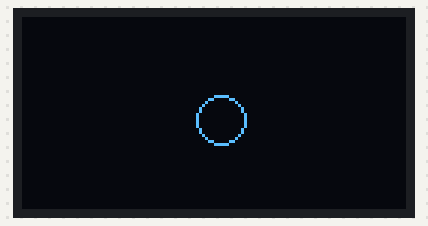
This sketch was run on a simulated Arduino Uno, built with avr-gcc and run on an emulated ATmega328P. Shown: 128×64 one-colour display.

Above: at 0.2 s.
At 6.07 s:
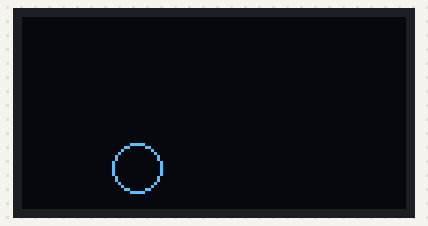
At 12.32 s:
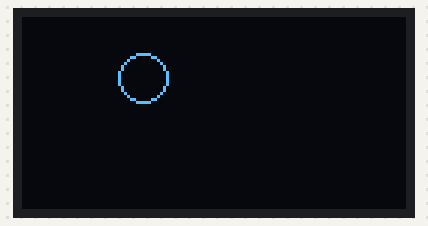
At 18.55 s:
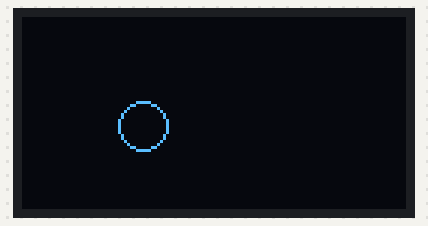
At 24.48 s:
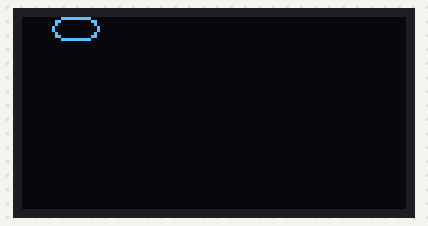
At 39.1 s:
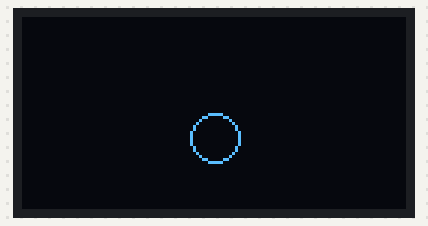

The sketch:

adv_output_1-2.ino
```cpp
#include <Adafruit_GFX.h>
#include <Adafruit_SSD1306.h>

#define SCREEN_WIDTH 128 // OLED display width, in pixels
#define SCREEN_HEIGHT 64 // OLED display height, in pixels

#define OLED_RESET     4 // Reset pin # (or -1 if sharing Arduino reset pin)
#define SCREEN_ADDRESS 0x3D ///< See datasheet for Address; 0x3D for 128x64, 0x3C for 128x32

// Instantiate SSD1306 driver display object
Adafruit_SSD1306 _display(SCREEN_WIDTH, SCREEN_HEIGHT, &Wire, OLED_RESET);

const int RADIUS = 8;
const int SQUISH = 8;
int _x_speed = 2;
int _y_speed = 2;
int _x_pos = SCREEN_WIDTH / 2;
int _y_pos = SCREEN_HEIGHT / 2;

void setup(){
  Serial.begin(9600);

  // Initialize the display. If it fails, print failure to Serial
  // and enter an infinite loop
  if (!_display.begin(SSD1306_SWITCHCAPVCC, 0x3D)) { // Address 0x3D for 128x64
    Serial.println(F("SSD1306 allocation failed"));
    for (;;); // Don't proceed, loop forever
  }
}

void loop(){
  // Clear the display
  _display.clearDisplay();

  _x_pos += _x_speed;
  _y_pos += _y_speed;

  _display.drawCircle(_x_pos, _y_pos, RADIUS, SSD1306_WHITE);

  if (_x_pos + RADIUS >= SCREEN_WIDTH) {
    _display.drawCircle(_x_pos, _y_pos, RADIUS, SSD1306_BLACK);   // Hit right
    _x_speed = -2;
    _display.drawRoundRect(SCREEN_WIDTH - SQUISH, _y_pos - RADIUS, SQUISH, RADIUS * 2, SQUISH / 2, SSD1306_WHITE);
  } else if (_x_pos - RADIUS < 0) {
    _display.drawCircle(_x_pos, _y_pos, RADIUS, SSD1306_BLACK);   // Hit left
    _x_speed = 2;
    _display.drawRoundRect(0, _y_pos - RADIUS, SQUISH, RADIUS * 2, SQUISH / 2, SSD1306_WHITE);
  } else if (_y_pos + RADIUS >= SCREEN_HEIGHT) {
    _display.drawCircle(_x_pos, _y_pos, RADIUS, SSD1306_BLACK);   // Hit bottom
    _y_speed = -2;
    _display.drawRoundRect(_x_pos - RADIUS, SCREEN_HEIGHT - SQUISH, RADIUS * 2, SQUISH, SQUISH / 2, SSD1306_WHITE);
  } else if (_y_pos - RADIUS < 0) {
    _display.drawCircle(_x_pos, _y_pos, RADIUS, SSD1306_BLACK);   // Hit top
    _y_speed = 2;
    _display.drawRoundRect(_x_pos - RADIUS, 0, RADIUS * 2, SQUISH, SQUISH / 2, SSD1306_WHITE);
  }

  // Render graphics buffer to screen
  _display.display();
}
```
